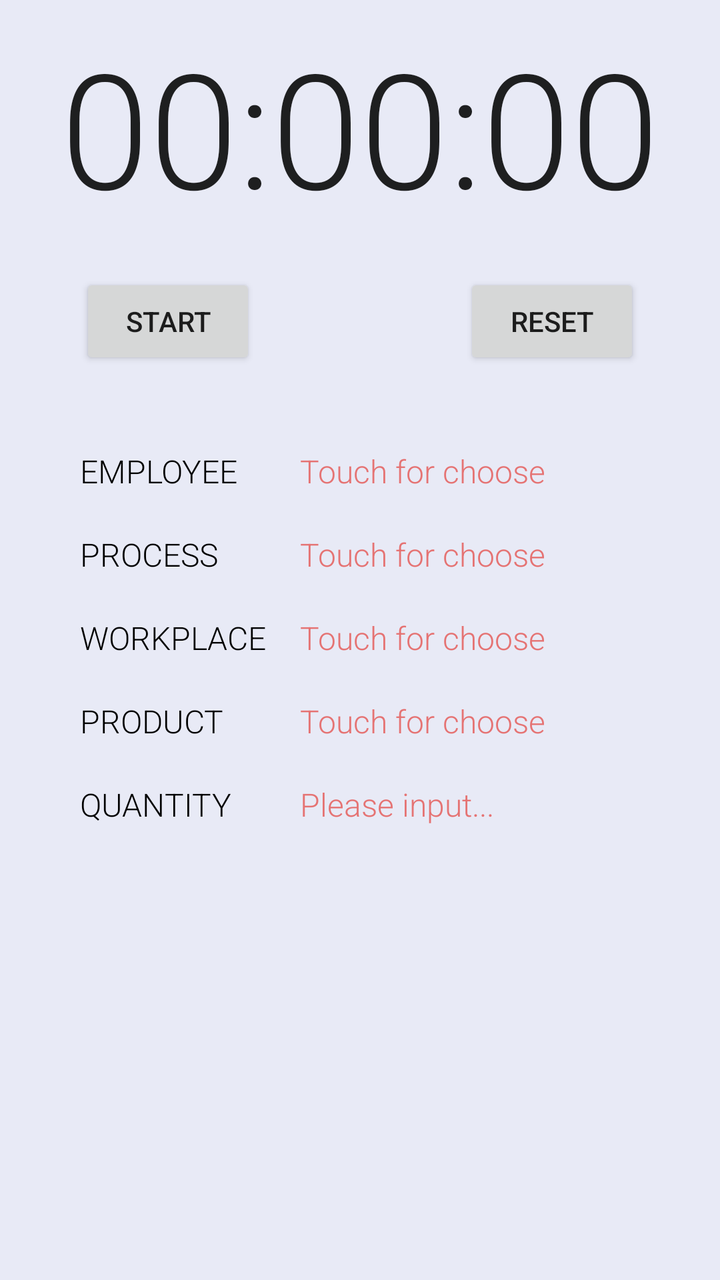
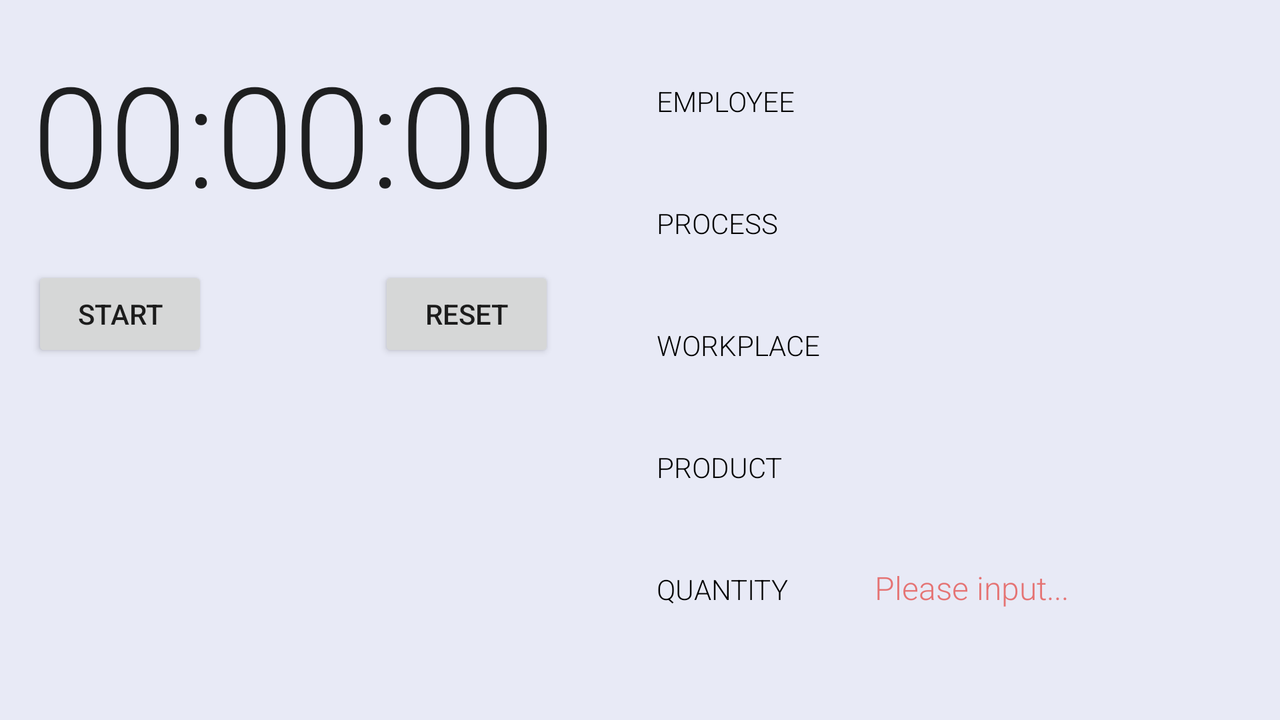

Two renders of one Android screen. The first uses the default layout on a phone; the second uses the alternative layout the repository ships for a different screen configuration, on a matching device. The two XML files are below.
<!-- AndroidManifest.xml: application theme AppTheme -->
<!-- res/layout/fragment_stop_watch.xml -->
<?xml version="1.0" encoding="utf-8"?>
<FrameLayout xmlns:android="http://schemas.android.com/apk/res/android"
    xmlns:tools="http://schemas.android.com/tools"
    android:layout_width="match_parent"
    android:layout_height="match_parent"
    tools:context="com.gmail.osbornroad.cycletime.StopWatchFragment"
    android:background="@color/colorPrimaryLight">


    <RelativeLayout xmlns:android="http://schemas.android.com/apk/res/android"
        xmlns:tools="http://schemas.android.com/tools"
        android:id="@+id/activity_stop_watch"
        android:layout_width="match_parent"
        android:layout_height="match_parent">
        

        <TextView
            android:id="@+id/time_running_view"
            android:layout_width="wrap_content"
            android:layout_height="wrap_content"
            android:text="00:00:00"
            android:layout_alignParentTop="true"
            android:layout_centerHorizontal="true"
            android:layout_marginTop="10dp"
            android:textSize="80sp"
            android:fontFamily="sans-serif-light"
            android:textAppearance="?android:attr/textAppearanceLarge"/>

        <Button
            android:id="@+id/start_button"
            android:layout_width="wrap_content"
            android:layout_height="wrap_content"
            android:text="@string/button_start"
            android:layout_below="@id/time_running_view"
            android:layout_marginLeft="40dp"
            android:layout_alignParentLeft="true"
            android:layout_marginTop="20dp"
            android:padding="0dp"
            />

        <Button
            android:id="@+id/reset_button"
            android:layout_width="wrap_content"
            android:layout_height="wrap_content"
            android:text="@string/button_reset"
            android:layout_below="@id/time_running_view"
            android:layout_marginRight="40dp"
            android:layout_alignParentRight="true"
            android:layout_marginTop="20dp"/>

        <LinearLayout
            android:paddingLeft="15dp"
            android:id="@+id/sample_info"
            android:layout_width="match_parent"
            android:layout_height="wrap_content"
            android:orientation="vertical"
            android:layout_below="@id/start_button"
            android:layout_marginTop="30dp"
            android:layout_marginLeft="25dp">

            <LinearLayout
                android:id="@+id/line_employee"
                android:layout_width="wrap_content"
                android:layout_height="wrap_content"
                android:orientation="horizontal"
                android:paddingTop="10dp"
                android:paddingBottom="10dp">

                <TextView
                    android:id="@+id/employee_name"
                    android:text="@string/name_employee"
                    android:layout_width="110dp"
                    android:layout_height="wrap_content"
                    android:textSize="16sp"
                    android:fontFamily="sans-serif-light"
                    android:textColor="@android:color/black"/>

                <TextView
                    android:id="@+id/employee_name_data"
                    android:text="@string/not_entered"
                    android:layout_width="wrap_content"
                    android:layout_height="wrap_content"
                    android:textSize="16sp"
                    android:clickable="true"
                    android:maxLines="1"
                    android:fontFamily="sans-serif-light"
                    android:textColor="@color/result_no_data"/>

            </LinearLayout>

            <LinearLayout
                android:id="@+id/line_process"
                android:layout_width="wrap_content"
                android:layout_height="wrap_content"
                android:orientation="horizontal"
                android:paddingTop="10dp"
                android:paddingBottom="10dp">

                <TextView
                    android:id="@+id/process_name"
                    android:text="@string/name_process"
                    android:layout_width="110dp"
                    android:layout_height="wrap_content"
                    android:textSize="16sp"
                    android:fontFamily="sans-serif-light"
                    android:textColor="@android:color/black"/>

                <TextView
                    android:id="@+id/process_name_data"
                    android:text="@string/not_entered"
                    android:layout_width="wrap_content"
                    android:layout_height="wrap_content"
                    android:textSize="16sp"
                    android:clickable="true"
                    android:maxLines="1"
                    android:fontFamily="sans-serif-light"
                    android:textColor="@color/result_no_data"/>

            </LinearLayout>

            <LinearLayout
                android:id="@+id/line_machine"
                android:layout_width="wrap_content"
                android:layout_height="wrap_content"
                android:orientation="horizontal"
                android:paddingTop="10dp"
                android:paddingBottom="10dp">

                <TextView
                    android:id="@+id/machine_name"
                    android:text="@string/name_machine"
                    android:layout_width="110dp"
                    android:layout_height="wrap_content"
                    android:textSize="16sp"
                    android:fontFamily="sans-serif-light"
                    android:textColor="@android:color/black"/>

                <TextView
                    android:id="@+id/machine_name_data"
                    android:text="@string/not_entered"
                    android:layout_width="wrap_content"
                    android:layout_height="wrap_content"
                    android:textSize="16sp"
                    android:clickable="true"
                    android:maxLines="1"
                    android:fontFamily="sans-serif-light"
                    android:textColor="@color/result_no_data"/>

            </LinearLayout>

            <LinearLayout
                android:id="@+id/line_part_number"
                android:layout_width="wrap_content"
                android:layout_height="wrap_content"
                android:orientation="horizontal"
                android:paddingTop="10dp"
                android:paddingBottom="10dp">

                <TextView
                    android:id="@+id/part_number_name"
                    android:text="@string/name_part_number"
                    android:layout_width="110dp"
                    android:layout_height="wrap_content"
                    android:textSize="16sp"
                    android:fontFamily="sans-serif-light"
                    android:textColor="@android:color/black"/>

                <TextView
                    android:id="@+id/part_name_data"
                    android:text="@string/not_entered"
                    android:layout_width="wrap_content"
                    android:layout_height="wrap_content"
                    android:textSize="16sp"
                    android:clickable="true"
                    android:maxLines="1"
                    android:fontFamily="sans-serif-light"
                    android:textColor="@color/result_no_data"/>

            </LinearLayout>

            <LinearLayout
                android:id="@+id/line_part_qty"
                android:layout_width="wrap_content"
                android:layout_height="wrap_content"
                android:orientation="horizontal"
                android:paddingTop="10dp"
                android:paddingBottom="10dp">

                <TextView
                    android:id="@+id/part_qty"
                    android:text="@string/qty_parts"
                    android:layout_width="110dp"
                    android:layout_height="wrap_content"
                    android:textSize="16sp"
                    android:fontFamily="sans-serif-light"
                    android:textColor="@android:color/black"/>

                <EditText
                    android:id="@+id/part_qty_data"
                    android:hint="@string/input_number"
                    android:textColorHint="@color/result_no_data"
                    android:layout_width="wrap_content"
                    android:layout_height="wrap_content"
                    android:textSize="16sp"
                    android:maxLines="1"
                    android:padding="0sp"
                    android:textColor="@color/result_exists_data"
                    android:inputType="numberDecimal"
                    android:imeOptions="actionSend"
                    android:fontFamily="sans-serif-light"
                    android:cursorVisible="false"
                    android:background="@null"
                    />

            </LinearLayout>

        </LinearLayout>

    </RelativeLayout>




</FrameLayout>
<!-- resources referenced by this layout -->
<resources>
  <color name="colorPrimaryLight">#E8EAF6</color>
  <color name="result_exists_data">#4CAF50</color>
  <color name="result_no_data">#E57373</color>
  <string name="button_reset">Reset</string>
  <string name="button_start">Start</string>
  <string name="input_number">Please input...</string>
  <string name="name_employee">EMPLOYEE</string>
  <string name="name_machine">WORKPLACE</string>
  <string name="name_part_number">PRODUCT</string>
  <string name="name_process">PROCESS</string>
  <string name="not_entered">Touch for choose</string>
  <string name="qty_parts">QUANTITY</string>
  <style name="AppTheme" parent="Theme.AppCompat.Light.DarkActionBar">
          
          <item name="colorPrimary">@color/colorPrimary</item>
          <item name="colorPrimaryDark">@color/colorPrimaryDark</item>
          <item name="colorAccent">@color/colorAccent</item>
      </style>
  <color name="colorPrimary">#3F51B5</color>
  <color name="colorPrimaryDark">#303F9F</color>
  <color name="colorAccent">#FF4081</color>
</resources>
<!-- res/layout-land/fragment_stop_watch.xml (the repository's variant of the layout above) -->
<!-- drawn on the phone turned sideways -->
<?xml version="1.0" encoding="utf-8"?>
<FrameLayout xmlns:android="http://schemas.android.com/apk/res/android"
    xmlns:tools="http://schemas.android.com/tools"
    android:layout_width="match_parent"
    android:layout_height="match_parent"
    tools:context="com.gmail.osbornroad.cycletime.StopWatchFragment"
    android:background="@color/colorPrimaryLight">


    <RelativeLayout xmlns:android="http://schemas.android.com/apk/res/android"
        xmlns:tools="http://schemas.android.com/tools"
        android:id="@+id/activity_stop_watch"
        android:layout_width="match_parent"
        android:layout_height="match_parent">

        <TextView
            android:id="@+id/time_running_view"
            android:layout_width="wrap_content"
            android:layout_height="wrap_content"
            android:text="00:00:00"
            android:layout_alignParentTop="true"
            android:layout_marginTop="20dp"
            android:layout_alignParentLeft="true"
            android:layout_marginLeft="16dp"
            android:textSize="70sp"
            android:fontFamily="sans-serif-light"
            android:textAppearance="?android:attr/textAppearanceLarge"/>

        <Button
            android:id="@+id/start_button"
            android:layout_width="wrap_content"
            android:layout_height="wrap_content"
            android:text="@string/button_start"
            android:layout_below="@id/time_running_view"
            android:layout_alignLeft="@id/time_running_view"
            android:layout_marginTop="20dp"
            android:padding="0dp"
            />

        <Button
            android:id="@+id/reset_button"
            android:layout_width="wrap_content"
            android:layout_height="wrap_content"
            android:text="@string/button_reset"
            android:layout_below="@id/time_running_view"
            android:layout_alignRight="@id/time_running_view"
            android:layout_marginTop="20dp"/>

        <LinearLayout
            android:paddingLeft="15dp"
            android:id="@+id/sample_info"
            android:layout_width="match_parent"
            android:layout_height="wrap_content"
            android:orientation="vertical"
            android:layout_toRightOf="@id/time_running_view"
            android:layout_alignTop="@id/time_running_view"
            android:layout_marginLeft="25dp">

            <LinearLayout
                android:id="@+id/line_employee"
                style="@style/StopwatchFragLinearLayout">

                <TextView
                    android:id="@+id/employee_name"
                    android:text="@string/name_employee"
                    style="@style/StopwatchFragTextViewTitle"/>

                <TextView
                    android:id="@+id/employee_name_data"
                    style="@style/StopwatchFragTextViewInfo"/>

            </LinearLayout>

            <LinearLayout
                android:id="@+id/line_process"
                style="@style/StopwatchFragLinearLayout">

                <TextView
                    android:id="@+id/process_name"
                    android:text="@string/name_process"
                    style="@style/StopwatchFragTextViewTitle"/>

                <TextView
                    android:id="@+id/process_name_data"
                    style="@style/StopwatchFragTextViewInfo"/>

            </LinearLayout>

            <LinearLayout
                android:id="@+id/line_machine"
                style="@style/StopwatchFragLinearLayout">

                <TextView
                    android:id="@+id/machine_name"
                    android:text="@string/name_machine"
                    style="@style/StopwatchFragTextViewTitle"/>

                <TextView
                    android:id="@+id/machine_name_data"
                    style="@style/StopwatchFragTextViewInfo"/>

            </LinearLayout>

            <LinearLayout
                android:id="@+id/line_part_number"
                style="@style/StopwatchFragLinearLayout">

                <TextView
                    android:id="@+id/part_number_name"
                    android:text="@string/name_part_number"
                    style="@style/StopwatchFragTextViewTitle"/>

                <TextView
                    android:id="@+id/part_name_data"
                    style="@style/StopwatchFragTextViewInfo"/>

            </LinearLayout>

            <LinearLayout
                android:id="@+id/line_part_qty"
                style="@style/StopwatchFragLinearLayout">

                <TextView
                    android:id="@+id/part_qty"
                    android:text="@string/qty_parts"
                    style="@style/StopwatchFragTextViewTitle"/>

                <EditText
                    android:id="@+id/part_qty_data"
                    android:hint="@string/input_number"
                    android:textColorHint="@color/result_no_data"
                    android:layout_width="wrap_content"
                    android:layout_height="wrap_content"
                    android:textSize="16sp"
                    android:maxLines="1"
                    android:padding="0sp"
                    android:textColor="@color/result_exists_data"
                    android:inputType="numberDecimal"
                    android:imeOptions="actionSend"
                    android:fontFamily="sans-serif-light"
                    android:cursorVisible="false"
                    android:background="@null"
                    />

            </LinearLayout>

        </LinearLayout>

    </RelativeLayout>




</FrameLayout>
<!-- resources referenced by the variant -->
<!-- as the phone turned sideways resolves them -->
<resources>
  <color name="colorPrimaryLight">#E8EAF6</color>
  <color name="result_exists_data">#4CAF50</color>
  <color name="result_no_data">#E57373</color>
  <string name="button_reset">Reset</string>
  <string name="button_start">Start</string>
  <string name="input_number">Please input...</string>
  <string name="name_employee">EMPLOYEE</string>
  <string name="name_machine">WORKPLACE</string>
  <string name="name_part_number">PRODUCT</string>
  <string name="name_process">PROCESS</string>
  <string name="qty_parts">QUANTITY</string>
  <style name="StopwatchFragLinearLayout">
          <item name="android:layout_width">wrap_content</item>
          <item name="android:layout_height">wrap_content</item>
          <item name="android:orientation">horizontal</item>
          <item name="android:paddingTop">10dp</item>
          <item name="android:paddingBottom">10dp</item>
      </style>
  <style name="StopwatchFragTextViewInfo">
          <item name="android:text">@string/not_entered</item>
          <item name="android:layout_width">0dp</item>
          <item name="android:layout_height">wrap_content</item>
          <item name="android:textSize">14sp</item>
          <item name="android:clickable">true</item>
          <item name="android:maxLines">1</item>
          <item name="android:fontFamily">sans-serif-light</item>
          <item name="android:textColor">@color/result_no_data</item>
          <item name="android:paddingLeft">10dp</item>
          <item name="android:paddingRight">10dp</item>
      </style>
  <style name="StopwatchFragTextViewTitle">
          <item name="android:layout_width">120dp</item>
          <item name="android:layout_height">wrap_content</item>
          <item name="android:textSize">14sp</item>
          <item name="android:fontFamily">sans-serif-light</item>
          <item name="android:textColor">@android:color/black</item>
          <item name="android:maxLines">1</item>
          <item name="android:padding">11dp</item>
      </style>
  <style name="AppTheme" parent="Theme.AppCompat.Light.DarkActionBar">
          
          <item name="colorPrimary">@color/colorPrimary</item>
          <item name="colorPrimaryDark">@color/colorPrimaryDark</item>
          <item name="colorAccent">@color/colorAccent</item>
      </style>
  <string name="not_entered">Touch for choose</string>
  <color name="colorPrimary">#3F51B5</color>
  <color name="colorPrimaryDark">#303F9F</color>
  <color name="colorAccent">#FF4081</color>
</resources>
